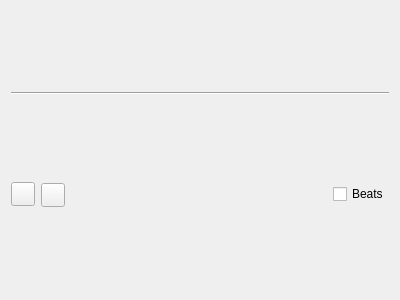
<?xml version="1.0" encoding="UTF-8"?>
<ui version="4.0">
 <class>PGTATrackView</class>
 <widget class="QWidget" name="PGTATrackView">
  <property name="geometry">
   <rect>
    <x>0</x>
    <y>0</y>
    <width>400</width>
    <height>300</height>
   </rect>
  </property>
  <property name="sizePolicy">
   <sizepolicy hsizetype="Expanding" vsizetype="Expanding">
    <horstretch>0</horstretch>
    <verstretch>0</verstretch>
   </sizepolicy>
  </property>
  <property name="windowTitle">
   <string>Form</string>
  </property>
  <layout class="QVBoxLayout" name="mainLayout">
   <item>
    <widget class="Line" name="line">
     <property name="orientation">
      <enum>Qt::Horizontal</enum>
     </property>
    </widget>
   </item>
   <item>
    <layout class="QHBoxLayout" name="horizontalLayout">
     <item>
      <widget class="QToolButton" name="addTrackItemButton">
       <property name="minimumSize">
        <size>
         <width>24</width>
         <height>24</height>
        </size>
       </property>
       <property name="maximumSize">
        <size>
         <width>24</width>
         <height>24</height>
        </size>
       </property>
       <property name="baseSize">
        <size>
         <width>24</width>
         <height>24</height>
        </size>
       </property>
       <property name="text">
        <string/>
       </property>
       <property name="icon">
        <iconset resource="../images.qrc">
         <normaloff>:/img/plus_24x24.png</normaloff>:/img/plus_24x24.png</iconset>
       </property>
       <property name="iconSize">
        <size>
         <width>8</width>
         <height>8</height>
        </size>
       </property>
      </widget>
     </item>
     <item>
      <widget class="QToolButton" name="removeTrackItemButton">
       <property name="sizePolicy">
        <sizepolicy hsizetype="Fixed" vsizetype="Fixed">
         <horstretch>24</horstretch>
         <verstretch>24</verstretch>
        </sizepolicy>
       </property>
       <property name="minimumSize">
        <size>
         <width>24</width>
         <height>24</height>
        </size>
       </property>
       <property name="maximumSize">
        <size>
         <width>24</width>
         <height>22</height>
        </size>
       </property>
       <property name="text">
        <string/>
       </property>
       <property name="icon">
        <iconset resource="../images.qrc">
         <normaloff>:/img/minus_24x24.png</normaloff>:/img/minus_24x24.png</iconset>
       </property>
       <property name="iconSize">
        <size>
         <width>8</width>
         <height>8</height>
        </size>
       </property>
      </widget>
     </item>
     <item>
      <spacer name="horizontalSpacer">
       <property name="orientation">
        <enum>Qt::Horizontal</enum>
       </property>
       <property name="sizeHint" stdset="0">
        <size>
         <width>40</width>
         <height>20</height>
        </size>
       </property>
      </spacer>
     </item>
     <item>
      <widget class="QCheckBox" name="BeatsCheckBox">
       <property name="text">
        <string>Beats</string>
       </property>
      </widget>
     </item>
    </layout>
   </item>
  </layout>
 </widget>
 <resources>
  <include location="../images.qrc"/>
 </resources>
 <connections/>
</ui>
